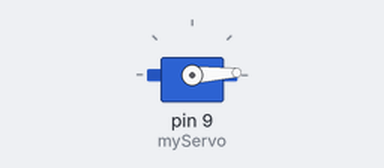
This sketch was run on a simulated Arduino Uno, built with avr-gcc and run on an emulated ATmega328P. Shown: servo.

Above: at 0.05 s.
At 1.3 s:
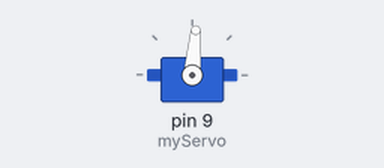
At 2.6 s:
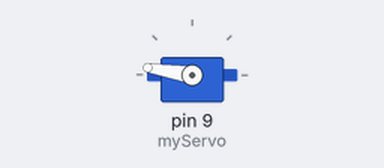
At 5.2 s:
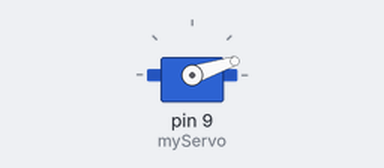
Timing chart, 0 to 7.1 s (numbered marks = the images above):
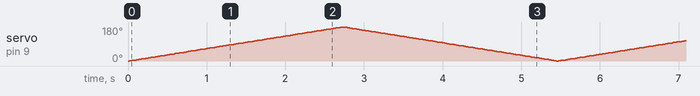

The sketch:

MG996R_test_code.ino
```cpp
#include <Servo.h>

Servo myServo; // create a Servo object

void motorTurn(Servo servo, int pos, bool isPostive);

void setup() {
  Serial.begin(9600);
  myServo.attach(9); // attach the servo on pin 9 to the servo object
}

void loop(){
motorTurn(myServo, 180, true);
motorTurn(myServo, 180, false);
}

void motorTurn(Servo servo, int pos, bool isPostive){
  if(isPostive){
    for (int angle = 0; angle <= pos; angle += 1) { // increment angle by 1, 正轉
      myServo.write(angle); // set the servo position
      delay(15); // wait for the servo to reach the position
    }
  }else{
    for (int angle = pos; angle >= 0; angle -= 1) {
      myServo.write(angle);
      delay(15);
    }
  }
}
```
